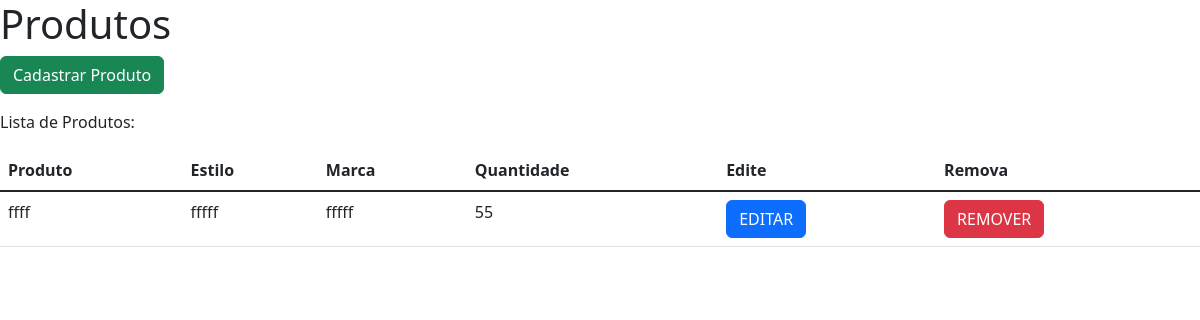
Page /produtos/ on the earlier database version.
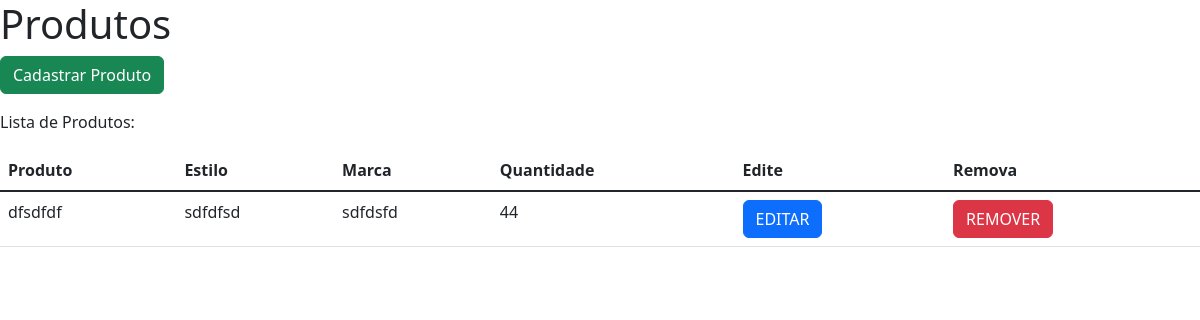
Same page on the later database version.
### core/models.py (models this page shows)
class Produto(models.Model): #Tabela
    produto = models.CharField('Produto', max_length=100) #Colunas
    estilo = models.CharField('Estilo', max_length=100)
    marca = models.CharField('Marca', max_length=50)
    quantidade = models.IntegerField('Quantidade')

### core/views.py (the view)
# urls.py: path('produtos/', listar_produtos, name= 'listar_produtos'),
def listar_produtos(request):
    produtos = Produto.objects.all()
    contexto = {
        'todos_produtos': produtos
    }
    return render (request, 'produtos.html', contexto)

### templates/produtos.html (shortened to what this page needs)
<!DOCTYPE html>
<html lang="en">
<head>
    <link href="https://cdn.jsdelivr.net/npm/bootstrap@5.2.0/dist/css/bootstrap.min.css" rel="stylesheet">
</head>
<body>
    <h1>Produtos</h1>
    <p><a href="{% url 'cadastrar_produto' %}"><button type="button" class="btn btn-success">Cadastrar Produto</button></a></p>
    <p>Lista de Produtos:</p>
    {% for produto in todos_produtos %}
    <table class="table table-hover">
        <thead>
          <tr>
            <th scope="col">Produto</th>
            <th scope="col">Estilo</th>
            <th scope="col">Marca</th>
            <th scope="col">Quantidade</th>
            <th scope="col">Edite</th>
            <th scope="col">Remova</th>
          </tr>
        </thead>
        <tbody class="table-group-divider">
          <tr>
            <td>{{produto.produto}}</td>
            <td>{{produto.estilo}}</td>
            <td>{{produto.marca}}</td>
            <td>{{produto.quantidade}}</td>
            <td><a href="{% url 'editar_produto' produto.id %}"><button type="button" class="btn btn-primary">EDITAR</button></a></td>
            <td><a href="{% url 'remover_produto' produto.id %}"><button type="button" class="btn btn-danger">REMOVER</button></a></td>
          </tr>
        </tbody>
      </table>
    {% empty %}
    <div class="alert alert-danger" role="alert">
      <p>Nenhum produto cadastrado!</p>
    </div>
    {% endfor %}
</body>
</html>

Differences in the rows shown:
removed Produto: produto "ffff", estilo "fffff", marca "fffff", quantidade "55"
added Produto: produto "dfsdfdf", estilo "sdfdfsd", marca "sdfdsfd", quantidade "44"
